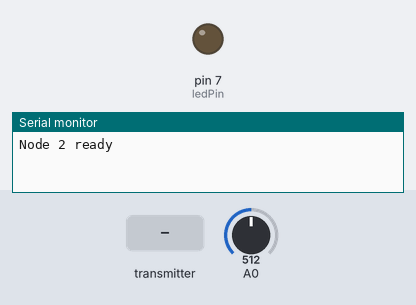
A sketch run on a simulated Arduino Uno, built with avr-gcc and run on an emulated ATmega328P. Shown: output pins drawn as LEDs (lit = HIGH), the last lines printed to the serial monitor. Dashed ring = blinking. The test bench sets the inputs (shaded band); at power-on: A0 = 512. No radio packets arrive unless stated.

Above: at 1.2 s.
1.3 s: the transmitter starts sending transmission = 0
At 1.7 s:
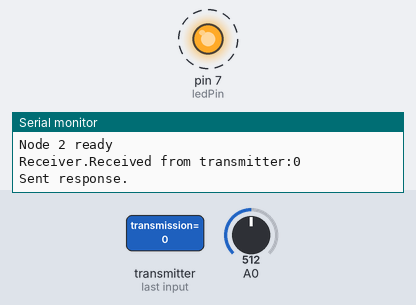
Timing chart, 0 to 10.3 s (numbered marks = the images above; inputs shaded):
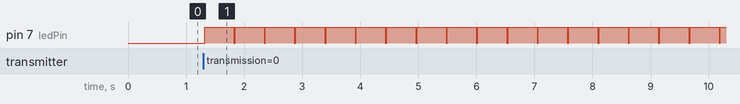

The sketch:

_1300c_-_nRF24_Node_2.ino
```cpp
/*  1300c - nRF24 Node 2
 *
 * This node has an LED, and a photoresistor. When it receives a message (trigger) from
 * Node 1, it will turn on the LED for 500ms and respond with the value of the photo-resistor.
 *
 *
 * This sketch was written by Peter Dalmaris for Arduino Step by Step
 *
 * Components
 * ----------
 *  - Arduino Uno
 *  - nRF24L01+
 *  - 470 uF capacitor
 *  - 1 x LED
 *  - 1 x 330 Ohm resistors
 *  - 1 x photoresistor
 *  - 1 x 10 kOhm resistor
 *  - Jumper wires
 *
 *  Libraries
 *  ---------
 *  - SPI
 *  - RF24
 *  - LiquidCrystal_I2C
 *
 * Connections
 * -----------
 * Arduino Uno and nRF24 (consult the schematic diagram as most
 * nRF24 modules don't include any pin markings):
 *
 *  Arduino Uno   |      nRF24
 *  ------------------------------
 *        -       |       IRQ
 *        11      |       MOSI
 *        10      |       CSN
 *        5V      |       VCC
 *        GND     |       GND
 *        9       |       CE
 *        13      |       SCK
 *        12      |       MISO
 *
 *  Connect the LED anode to digital pin 7 and the cathod via the 330 Ohm resistor
 *  to GND.
 *
 *  Connect the photo resistor and 10 kOhm resistor to GND and 5V, and their junction
 *  to analog pin 0.
 *
 *  Connect the capacitor between the GND and 3.3V pins (beware of the polarity).
 *
 *
 *  Created on October 19 2017 by Peter Dalmaris, Tech Explorations, txplore.com
 *
 */

#include <SPI.h>
#include "RF24.h"

#define BAUDRATE 9600

const int ledPin = 7;

RF24 radio(9, 10);

// Radio pipe addresses for the 2 nodes to communicate.
const uint64_t pipes[2] = { 0xF0F0F0F0E1LL, 0xF0F0F0F0D2LL };

void setup()
{
  Serial.begin(BAUDRATE);

  pinMode(ledPin, OUTPUT);

  // set initial LED state
  digitalWrite(ledPin, LOW);

  radio.begin();
  radio.openWritingPipe(pipes[1]);
  radio.openReadingPipe(1, pipes[0]);
  radio.startListening();
  Serial.println("Node 2 ready");
}

void loop()
{

  // if there is data ready
  if ( radio.available() )
  {
    Serial.print("Receiver.");
    char transmission;
    radio.read( &transmission, 1 );
    // Print out the content of "transmission"
    Serial.print("Received from transmitter:");
    Serial.println(transmission);

    // Delay just a little bit to let the other unit
    // make the transition to receiver
    delay(20);

    // First, stop listening so we can talk
    radio.stopListening();

    // Send the final one back.
    int response = analogRead(0);
    radio.write( &response, sizeof(response) );
    Serial.println("Sent response.\n\r");

    digitalWrite(ledPin, HIGH);
    delay(500);
    digitalWrite(ledPin, LOW);

    // Now, resume listening so we catch the next packets.
    radio.startListening();

  }

}
```

Measured:
- after the input at 1.3 s, pin 7 (ledPin): alternates HIGH for 0.50 s and LOW for 0.02 s, starting at once
